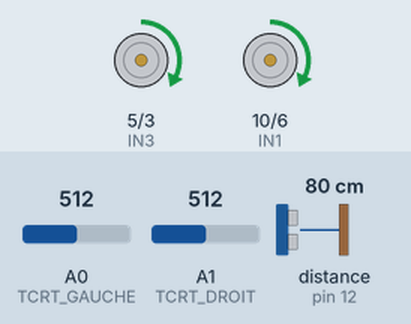
This sketch was run on a simulated Arduino Uno, built with avr-gcc and run on an emulated ATmega328P. Parts: motor-driver pin pairs drawn as motors (green arrow = first pin HIGH = forward, orange = second pin HIGH = backward, longer = more drive). Wiring (inferred from the names in the program): ultrasonic range finder: trigger pin 11; echo pin 12. The test bench sets the inputs (shaded band); at power-on: distance to the obstacle (sensor on pin 12) 80 cm, A0 (TCRT_GAUCHE) = 512, A1 (TCRT_DROIT) = 512. The echo pulse lasts 58.3 µs per cm; what the sketch prints to the serial monitor is not drawn.

Above: at 1.2 s.
1.3 s: distance to the obstacle (sensor on pin 12) set to 17 cm
2.8 s: distance to the obstacle (sensor on pin 12) set to 13 cm
At 3.2 s:
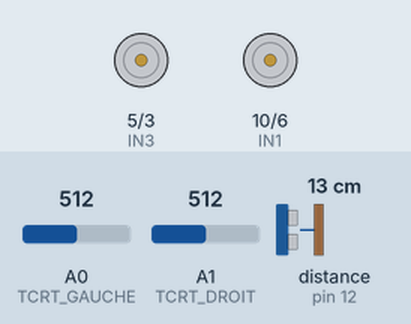
4.3 s: distance to the obstacle (sensor on pin 12) set to 18 cm
At 5.5 s:
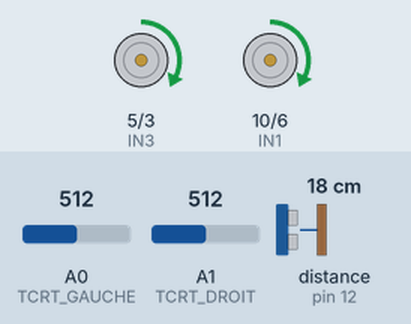
5.8 s: A0 (TCRT_GAUCHE) set to 6
7.3 s: A0 (TCRT_GAUCHE) set to 3
At 7.8 s:
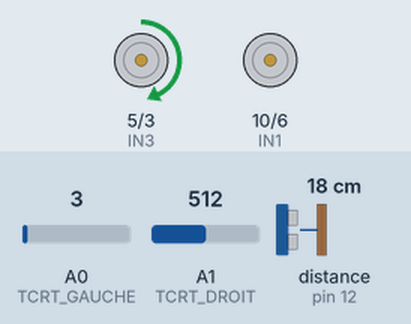
8.8 s: A0 (TCRT_GAUCHE) set to 122
At 10.2 s:
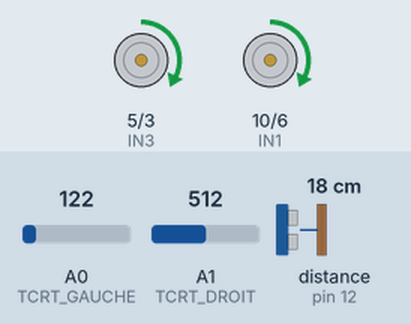
Timing chart, 0 to 11.3 s (numbered marks = the images above; inputs shaded):
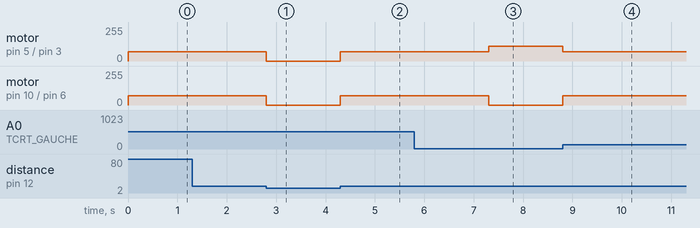

Measured:
- the behaviour switches between 16 and 15 cm on distance to the obstacle (sensor on pin 12) (found by bisection; images 0 and 1)
- the behaviour switches between 5 and 4 on A0 (TCRT_GAUCHE) (found by bisection; images 2 and 3)
- after the input at 1.3 s, every drawn part: stays the same
- after the input at 2.8 s, motor on pin 5 (IN3) / pin 3 (IN4), motor on pin 10 (IN1) / pin 6 (IN2): forward 70/255 → stopped at once
- after the input at 4.3 s, motor on pin 5 (IN3) / pin 3 (IN4), motor on pin 10 (IN1) / pin 6 (IN2): stopped → forward 70/255 at once
- after the input at 5.8 s, every drawn part: stays the same
- after the input at 7.3 s, motor on pin 5 (IN3) / pin 3 (IN4): forward 70/255 → forward 110/255 at once; motor on pin 10 (IN1) / pin 6 (IN2): forward 70/255 → stopped at once
- after the input at 8.8 s, motor on pin 5 (IN3) / pin 3 (IN4): forward 110/255 → forward 70/255 at once; motor on pin 10 (IN1) / pin 6 (IN2): stopped → forward 70/255 at once

The sketch:

suiveur_ligne_simple.ino
```cpp
/*
 * Suiveur de ligne - Version simplifiée
 * Ligne NOIRE sur fond BLANC
 *
 * Brochage :
 *   IN1=D10  IN2=D6   -> Moteur GAUCHE
 *   IN3=D5   IN4=D3   -> Moteur DROIT
 *   HC-SR04 TRIG=D11  ECHO=D12
 *   TCRT5000 G=A0     D=A1
 *
 * Logique :
 *   G=blanc  D=blanc  -> avancer
 *   G=noir   D=blanc  -> tourner gauche
 *   G=blanc  D=noir   -> tourner droite
 *   Obstacle < 15cm   -> stop total
 */

// ─── Broches ─────────────────────────────────────────────────────────────────
#define IN1 10
#define IN2  6
#define IN3  5
#define IN4  3
#define TRIG        11
#define ECHO        12
#define TCRT_GAUCHE A0
#define TCRT_DROIT  A1

// ─── Paramètres ──────────────────────────────────────────────────────────────
const int SEUIL_LIGNE      = 5;    // < 5 = noir, > 5 = blanc
const int DIST_OBSTACLE_CM = 15;   // cm -> stop
const int VITESSE_AVANCE   = 70;   // blanc + blanc -> tout droit
const int VITESSE_VIRAGE   = 110;  // rotations
// ─── Moteurs ─────────────────────────────────────────────────────────────────

void moteurGauche(int dir, int vitesse) {
  if      (dir ==  1) { analogWrite(IN1, vitesse); digitalWrite(IN2, LOW);   }
  else if (dir == -1) { digitalWrite(IN1, LOW);    analogWrite(IN2, vitesse);}
  else                { digitalWrite(IN1, LOW);    digitalWrite(IN2, LOW);   }
}

void moteurDroit(int dir, int vitesse) {
  if      (dir ==  1) { analogWrite(IN3, vitesse); digitalWrite(IN4, LOW);   }
  else if (dir == -1) { digitalWrite(IN3, LOW);    analogWrite(IN4, vitesse);}
  else                { digitalWrite(IN3, LOW);    digitalWrite(IN4, LOW);   }
}

void avancer()        { moteurGauche(1, VITESSE_AVANCE); moteurDroit(1, VITESSE_AVANCE); }
void stopper()        { moteurGauche(0, 0);              moteurDroit(0, 0);              }
void tournerGauche()  { moteurGauche(0, 0);              moteurDroit(1, VITESSE_VIRAGE); }
void tournerDroite()  { moteurGauche(1, VITESSE_VIRAGE); moteurDroit(0, 0);              }

// ─── HC-SR04 ─────────────────────────────────────────────────────────────────

long mesurerDistance() {
  digitalWrite(TRIG, LOW);
  delayMicroseconds(2);
  digitalWrite(TRIG, HIGH);
  delayMicroseconds(10);
  digitalWrite(TRIG, LOW);
  long duree = pulseIn(ECHO, HIGH, 30000);
  if (duree == 0) return 999;
  return duree * 0.034 / 2;
}

// ─── Setup ───────────────────────────────────────────────────────────────────

void setup() {
  pinMode(IN1, OUTPUT); pinMode(IN2, OUTPUT);
  pinMode(IN3, OUTPUT); pinMode(IN4, OUTPUT);
  pinMode(TRIG, OUTPUT);
  pinMode(ECHO, INPUT);
  Serial.begin(9600);
  Serial.println("=== Suiveur de ligne pret ===");
}

// ─── Loop ────────────────────────────────────────────────────────────────────

void loop() {
  // Obstacle -> stop total
  if (mesurerDistance() < DIST_OBSTACLE_CM) {
    stopper();
    return;
  }

  // Lecture capteurs
  bool gNoir = analogRead(TCRT_GAUCHE) < SEUIL_LIGNE;
  bool dNoir = analogRead(TCRT_DROIT)  < SEUIL_LIGNE;

  if (gNoir && dNoir)        stopper();       // noir des deux -> stop
  else if (!gNoir && !dNoir) avancer();       // blanc des deux -> tout droit
  else if (gNoir && !dNoir)  tournerGauche(); // noir à gauche -> tourner gauche
  else                       tournerDroite(); // noir à droite -> tourner droite
}
```
